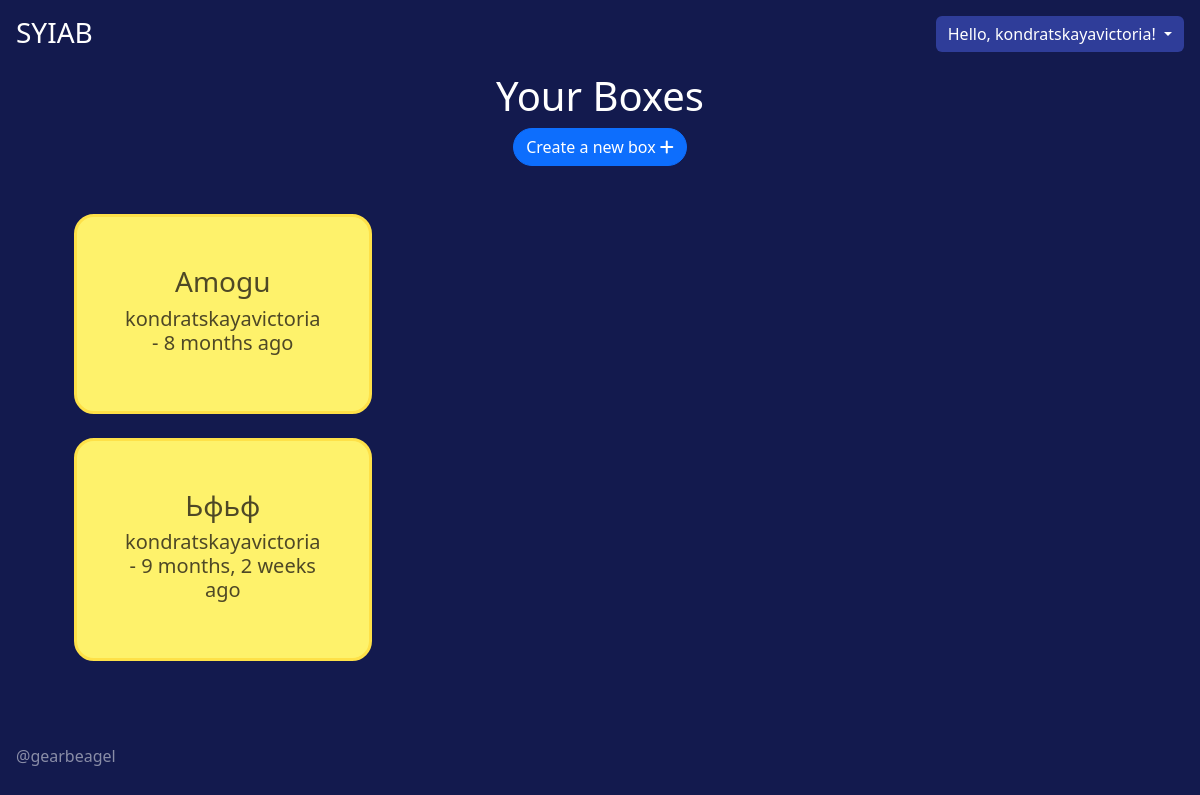
/ (signed in), run on an earlier commit of the app's database.
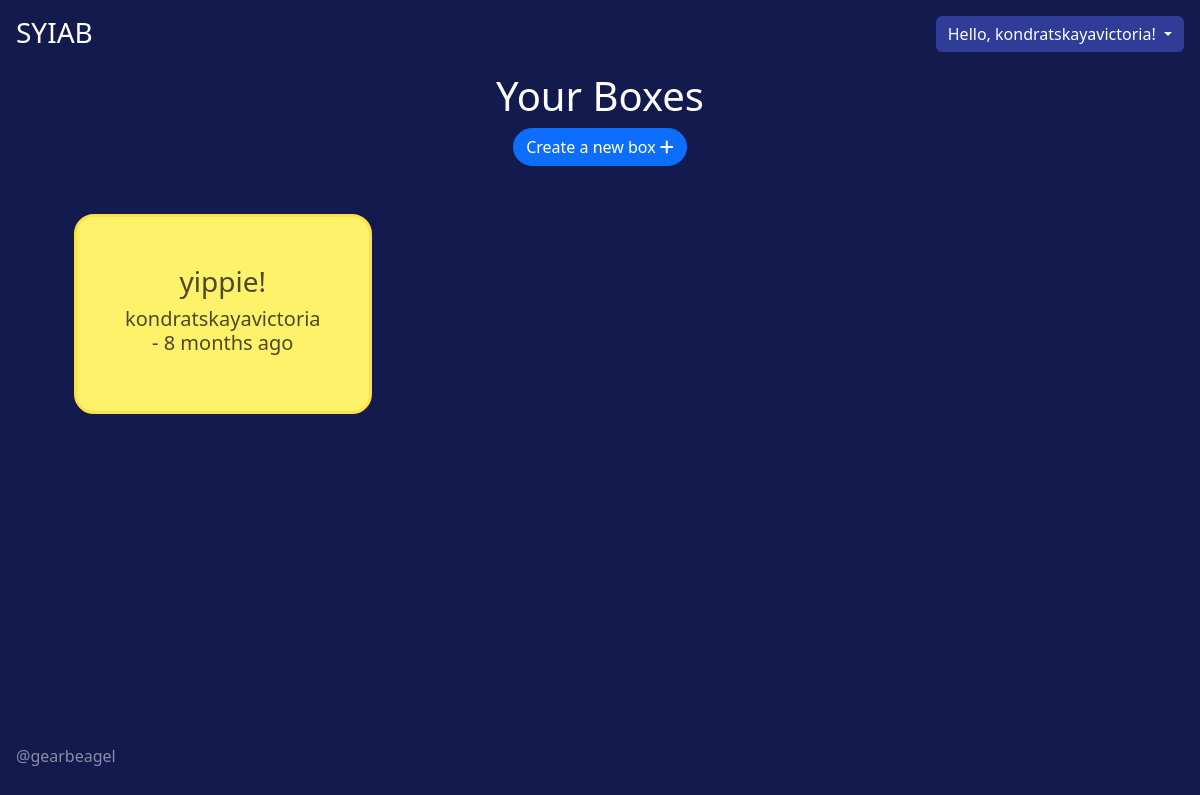
And on a later commit of the database.
### boxes/models.py (models this page shows, shortened)
class Box(models.Model):
    class Statuses(models.TextChoices):
        EDITED = 'E', _('Edited')
        LOCKED = 'L', _('Locked')
        OPENED = 'O', _('Opened')
    class Categories(models.TextChoices):
        FAMILY = 'FA', _('Family')
        TRAVEL = 'TR', _('Travel')
        FRIENDS = 'FR', _('Friends')
        LOVE = 'LO', _('Love')
        HOBBY = 'HO', _('Hobby')
        OTHER = 'O', _('Other')
    name = models.CharField(max_length=100)
    slug = models.SlugField(unique=True, blank=True)
    creator = models.ForeignKey(User, on_delete=models.CASCADE)
    date_created = models.DateTimeField(default=timezone.now)
    date_opening = models.DateTimeField()
    status = models.CharField(choices=Statuses.choices, default=Statuses.EDITED, max_length=100)
    category = models.CharField(choices=Categories.choices, default=Categories.OTHER, max_length=100)

### registration/views.py (the view)
# urls.py: 2. Add a URL to urlpatterns:  path('', views.home, name='home')
def home(request):
    context = {}
    message = ''
    context['message'] = message
    if request.user.is_authenticated:
        boxes = Box.objects.filter(creator=request.user).all().order_by('-date_created')
        if boxes:
            for box in boxes:
                box.humanized_opening_date = humanize.naturaltime(box.date_opening)
            context['boxes'] = boxes
    return render(request, 'main.html', context)

### templates/main.html (shortened to what this page needs)
{% load static %}
<!DOCTYPE html>
<html lang="en" class="h-100" data-bs-theme="auto">
<head>
    <link href="https://cdn.jsdelivr.net/npm/bootstrap@5.3.3/dist/css/bootstrap.min.css" rel="stylesheet"
>
    <link href="{% static 'fontawesomefree/css/fontawesome.css' %}" rel="stylesheet" type="text/css">
    <link href="{% static 'fontawesomefree/css/brands.css' %}" rel="stylesheet" type="text/css">
    <link href="{% static 'fontawesomefree/css/solid.css' %}" rel="stylesheet" type="text/css">
</head>
<body class="d-flex h-100 text-center text-bg-dark" style="background-color: #131A4E !important;">
<div class="cover-container d-flex w-100 h-100 p-3 mx-auto flex-column">
    <header class="mb-3 sticky-md-top">
        <div>
            <a href="{% url "home" %}" style="text-decoration: none"><h3 class="float-md-start mb-0">SYIAB</h3></a>
        </div>
        {% if user.is_authenticated %}
            <div class="dropdown-menu-end float-md-end">
                <button class="btn btn-secondary dropdown-toggle" type="button" id="dropdownMenuButton"
                        data-bs-toggle="dropdown" aria-expanded="false" style="background-color: #2F3D99; border: none">
                    Hello, {{ user.username }}!
                </button>
            </div>
        {% endif %}
    </header>
    <main>
        <div class="position-fixed top-0 end-0 p-3 mt-5">
        </div>
        {% block content %}
            {% if not user.is_authenticated %}
                <div class="px-3">
                    <h1>See You in a Bunch.</h1>
                    <p class="lead">"See you in a Bunch" (or SYIAB) is a web application, that serves as a time
                        capsule.</p>
                    <p class="lead">
                        <a href="{% url 'registration' %}" class="btn btn-lg btn-light fw-bold border-white bg-white">Get
                            Started</a>
                    </p>
                </div>
            {% else %}
                <div class="mt-1">
                    <h1>Your Boxes</h1>
                    <a href="{% url 'create_box' %}" title='Create a new box'>
                        <button class="btn btn-primary btn-floating" style="border-radius: 20px">Create a new box <i
                                class="fas fa-plus"></i></button>
                    </a>
                    {% if boxes %}
                        <div class="grid-container mt-5 justify-content-center"
                             data-masonry='{"percentPosition": true }'>
                            {% for box in boxes %}
                                <div class="col-sm-5 col-lg-3 mb-4 mx-lg-5">
                                    {% if box.status == 'E' or box.status == "O" %}
                                        <a href="{% url 'view_box' box_id=box.id %}">
                                        <div class="card p-5" style="margin: 10px">
                                        <h3>{{ box.name }}</h3>
                                        <h5>{{ box.creator.username }} - {{ box.humanized_opening_date }}</h5>
                                    {% else %}
                                        <div class="card p-5 mx-5" style="margin: 10px">
                                        <h3>{{ box.name }}</h3>
                                        <h5>{{ box.creator.username }} - {{ box.humanized_opening_date }}</h5>
                                    {% endif %}
                                    </div></a>
                                </div>
                            {% endfor %}
                        </div>
                    {% else %}
                        <div class="mt-5">
                            <h4>No boxes created yet. :c</h4>
                        </div>
                    {% endif %}
                </div>
            {% endif %}
        {% endblock %}
    </main>
    {% block footer %}
        <footer class="mt-xl-auto text-white-50 sticky-md-bottom">
            <div class="float-md-start">
                <p>@gearbeagel</p>
            </div>
        </footer>
    {% endblock %}
</div>
</body>
</html>

### templates/main.html (style rules this page uses)
.card { background-color: #FEF26B; border: 3px solid #FEE148; border-radius: 20px; color: #4E4826; width: fit-content; }
a, a:hover { text-decoration: none; color: inherit; }

What changed in the data, as far as the page shows it:
removed Box: name "Amogu", creator.username "kondratskayavictoria", humanized_opening_date "8 months ago"
removed Box: name "Ьфьф", creator.username "kondratskayavictoria", humanized_opening_date "9 months, 2 weeks ago"
added Box: name "yippie!", creator.username "kondratskayavictoria", humanized_opening_date "8 months ago"
